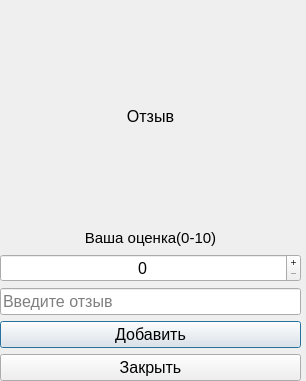
<?xml version="1.0" encoding="UTF-8"?>
<ui version="4.0">
 <class>DialogForReview</class>
 <widget class="QDialog" name="DialogForReview">
  <property name="geometry">
   <rect>
    <x>0</x>
    <y>0</y>
    <width>306</width>
    <height>381</height>
   </rect>
  </property>
  <property name="minimumSize">
   <size>
    <width>306</width>
    <height>381</height>
   </size>
  </property>
  <property name="maximumSize">
   <size>
    <width>306</width>
    <height>381</height>
   </size>
  </property>
  <property name="font">
   <font>
    <pointsize>12</pointsize>
   </font>
  </property>
  <property name="windowTitle">
   <string>Dialog</string>
  </property>
  <widget class="QWidget" name="verticalLayoutWidget">
   <property name="geometry">
    <rect>
     <x>0</x>
     <y>10</y>
     <width>301</width>
     <height>371</height>
    </rect>
   </property>
   <layout class="QVBoxLayout" name="verticalLayout">
    <item>
     <widget class="QLabel" name="label_reviewsInfo">
      <property name="text">
       <string>Отзыв</string>
      </property>
      <property name="alignment">
       <set>Qt::AlignCenter</set>
      </property>
     </widget>
    </item>
    <item>
     <layout class="QVBoxLayout" name="verticalLayout_2">
      <item>
       <widget class="QLabel" name="label_2">
        <property name="maximumSize">
         <size>
          <width>16777215</width>
          <height>20</height>
         </size>
        </property>
        <property name="font">
         <font>
          <pointsize>11</pointsize>
         </font>
        </property>
        <property name="text">
         <string>Ваша оценка(0-10)</string>
        </property>
        <property name="alignment">
         <set>Qt::AlignCenter</set>
        </property>
       </widget>
      </item>
      <item>
       <widget class="QSpinBox" name="spinBox_estimation">
        <property name="alignment">
         <set>Qt::AlignCenter</set>
        </property>
        <property name="buttonSymbols">
         <enum>QAbstractSpinBox::PlusMinus</enum>
        </property>
        <property name="maximum">
         <number>10</number>
        </property>
       </widget>
      </item>
     </layout>
    </item>
    <item>
     <widget class="QLineEdit" name="lineEdit_review">
      <property name="placeholderText">
       <string>Введите отзыв</string>
      </property>
     </widget>
    </item>
    <item>
     <widget class="QPushButton" name="pushButton_add">
      <property name="text">
       <string>Добавить</string>
      </property>
     </widget>
    </item>
    <item>
     <widget class="QPushButton" name="pushButton_close">
      <property name="text">
       <string>Закрыть</string>
      </property>
     </widget>
    </item>
   </layout>
  </widget>
 </widget>
 <resources/>
 <connections/>
</ui>
